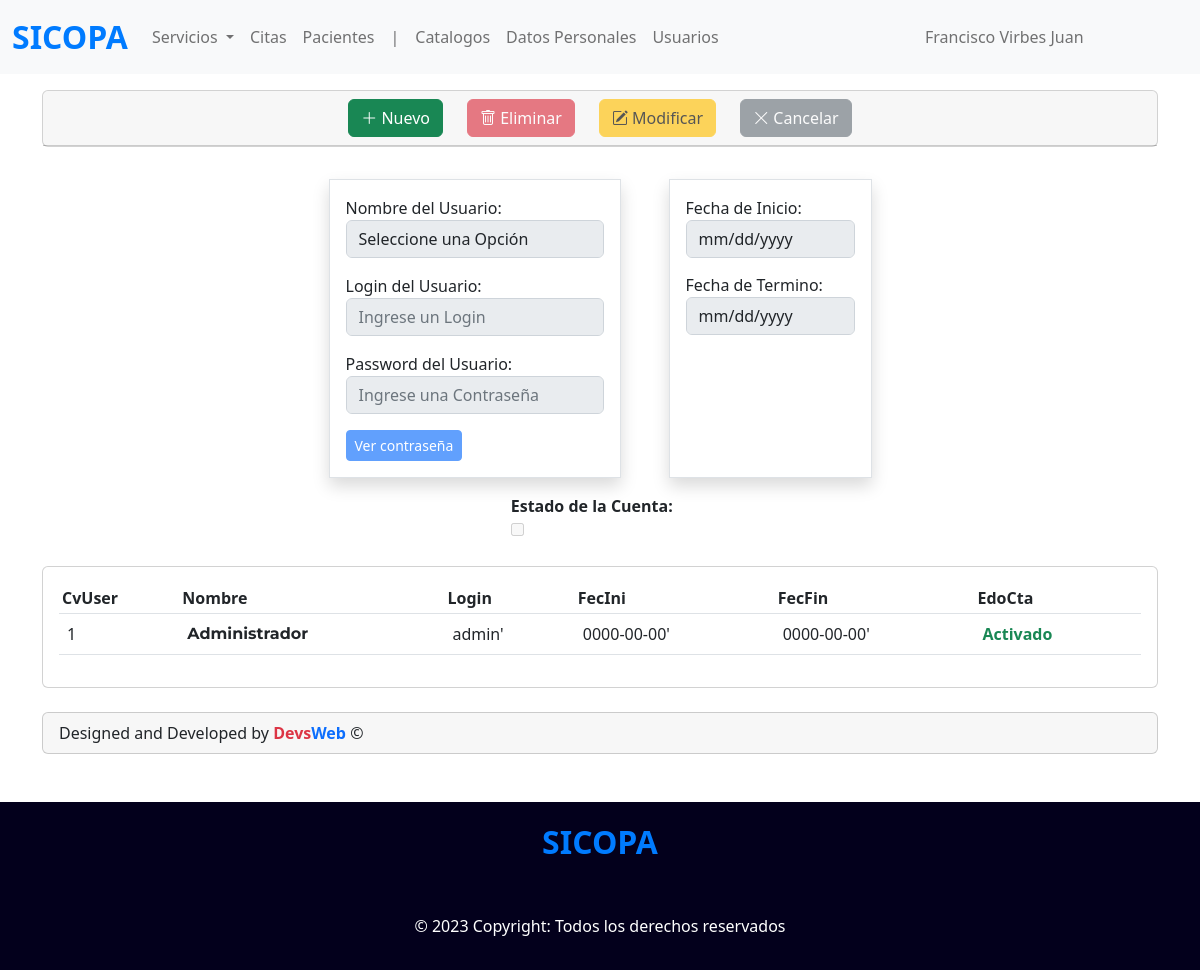
The page /usuarios (signed in) on the database its author committed.
### tables this page shows
CREATE TABLE Users (
	CvUser    INT          NOT NULL PRIMARY KEY AUTO_INCREMENT,
	CvPerson  INT  		   NOT NULL,
	Login 	  VARCHAR(30)  NOT NULL,
	Password  VARCHAR(100) NOT NULL,
	FecIni    DATE         NOT NULL,
	FecFin    DATE         NOT NULL,
	EdoCta    BOOLEAN      NOT NULL, 
    
    FOREIGN KEY (CvPerson) REFERENCES mPersona(CvPerson)
);

### index.php (called while the page is built, shortened)
<?php
require_once 'controllers/usuarios.controller.php';
require_once 'models/usuarios.model.php';
include 'views/templates/layout.php';

### models/connection.php (called while the page is built)
<?php
class Conexion {
    static public function conectar() {
        $link = new PDO('mysql:host=localhost;dbname=sicopa', 'root', '');
        $link -> exec('set names utf8');
        return $link;
    }
}

### models/usuarios.model.php (called while the page is built, shortened)
<?php
require_once 'connection.php';
class ModelUsuarios {
    public static function getUsers() {
        $stmt = Conexion::conectar()->prepare("SELECT * FROM Users ORDER BY CvUser ASC");
        $stmt -> execute();
        return $stmt -> fetchAll();
    }
}

### controllers/usuarios.controller.php (called while the page is built, shortened)
<?php
class ControllerUsuarios {
    public static function getUsers() {
        $Users = ModelUsuarios::getUsers();
        foreach ($Users as $key => $User) {
            if ($User['CvUser'] == 1) {
                $Users[$key]['CvPerson'] = 'Administrador';
                $Users[$key][1] = 'Administrador';
            } else {
                $NombreCompleto = ModelUsuarios::getPerson($User[1]);
                $Users[$key]['CvPerson'] = $NombreCompleto[0] . ' ' . $NombreCompleto[1] . ' ' . $NombreCompleto[2];
                $Users[$key][1] = $NombreCompleto[0] . ' ' . $NombreCompleto[1] . ' ' . $NombreCompleto[2];
            }
        }
        return $Users;
    }
}

### views/modules/usuarios.php (the view, shortened to what this page needs)
<section class="container">
    <div class="mt-3 card">
        <div class="card-header d-flex justify-content-center gap-4">
            <button type="button" class="btn btn-success" id="nuevo"><i class="bi bi-plus-lg"></i> Nuevo</button>
            <button type="button" class="btn btn-danger" id="eliminar"><i class="bi bi-trash"></i> Eliminar</button>
            <button type="button" class="btn btn-warning" id="modificar" data-bs-toggle="modal" data-bs-target="#edit_data"><i class="bi bi-pencil-square"></i> Modificar</button>
            <button type="button" class="btn btn-secondary" id="cancelar"><i class="bi bi-x-lg"></i> Cancelar</button>
        </div>
    </div>
    <div class="card-body mt-4">
        <div class="d-flex justify-content-center gap-5">
            <div class="border mt-2 shadow p-3">
                <div>
                    <label style="margin-right: 34px;">Nombre del Usuario:</label>
                    <select name="nameUser" id="nameUser" class="form-control">
                        <option value="0" class="default">Seleccione una Opción</option>
                    </select>
                </div>
                <div class="mt-3">
                    <label style="margin-right: 53px;">Login del Usuario:</label>
                    <div>
                        <input type="text" id="Login" placeholder="Ingrese un Login" class="form-control">
                    </div>
                </div>
                <div class="mt-3">
                    <label>Password del Usuario:</label>
                    <div>
                        <input type="password" id="Password" placeholder="Ingrese una Contraseña" class="form-control" style="width: 100% !important;">
                    </div>
                    <button id="eye" class="btn btn-primary btn-sm mt-3">
                        Ver contraseña
                    </button>
                </div>
            </div>
            <div class="mt-2 border shadow p-3">
                <div class="select-tip-perso v-er" style="margin-bottom: 15px;">
                    <div class="form-inline">
                        <label style="margin-right: 40px;">Fecha de Inicio:</label>
                        <input id="FecIni" type="date" class="form-control" onkeydown="return false">
                    </div>
                </div>
                <div class="select-tip-perso v-er" style="margin-bottom: 20px;">
                    <div class="form-inline">
                        <label>Fecha de Termino:</label>
                        <input type="date" id="FecFin" class="form-control" onkeydown="return false">
                    </div>
                </div>
            </div>
        </div>
        <div class="mt-3 mb-2" style="margin: 0 auto; width: 16%;">
            <b>Estado de la Cuenta:</b>
            <input type="checkbox" id="EdoCta">
        </div>
    </div>
    <div class="card mt-4">
        <div class="card-body">
            <div class="table-responsive">
                <table class="table table-hover">
                    <thead>
                        <tr>
                            <th class="columna">CvUser</th>
                            <th class="columna">Nombre</th>
                            <th class="columna">Login</th>
                            <th class="columna">FecIni</th>
                            <th class="columna">FecFin</th>
                            <th class="columna">EdoCta</th>
                        </tr>
                    </thead>
                    <tbody id="UsersTable">
                        <?php
                        $users = ControllerUsuarios::getUsers();
                        foreach ($users as $key => $value) {
                            echo "
                                    <tr class='filasTablita' id='{$value['CvUser']}' onclick='selectRow(this.id);'>
                                        <td>{$value['CvUser']}</td>
                                        <td id='NombreUser'>{$value['CvPerson']}</td>
                                        <td>{$value['Login']}'</td>
                                        <td>{$value['FecIni']}'</td>
                                        <td>{$value['FecFin']}'</td>";
                            echo
                            $value['EdoCta'] == 1 ?
                                '<td><b class="text-success">Activado</b></td>' :
                                '<td><b class="text-danger">Desactivado</b></td>';
                        }
                        ?>
                    </tbody>
                </table>
            </div>
        </div>
    </div>
    <div class="card card-footer mt-4 rounded">
        <p class="m-0">Designed and Developed by <b class="text-danger">Devs</b><b class="text-primary">Web</b> &copy;</p>
    </div>
</section>

### views/css/mtto.css (style rules this page uses)
.columna { padding: 3px !important; }
#NombreUser { font-weight: bold; font-family: 'Montserrat', sans-serif; }

### rows shown on the page
users: CvUser "1", CvPerson "Administrador", Login "admin", FecIni "0000-00-00", FecFin "0000-00-00", EdoCta "Activado"

### other values the page prints
$_SESSION["nombre"] "Francisco"
$_SESSION["apellidos"] "Virbes Juan"
